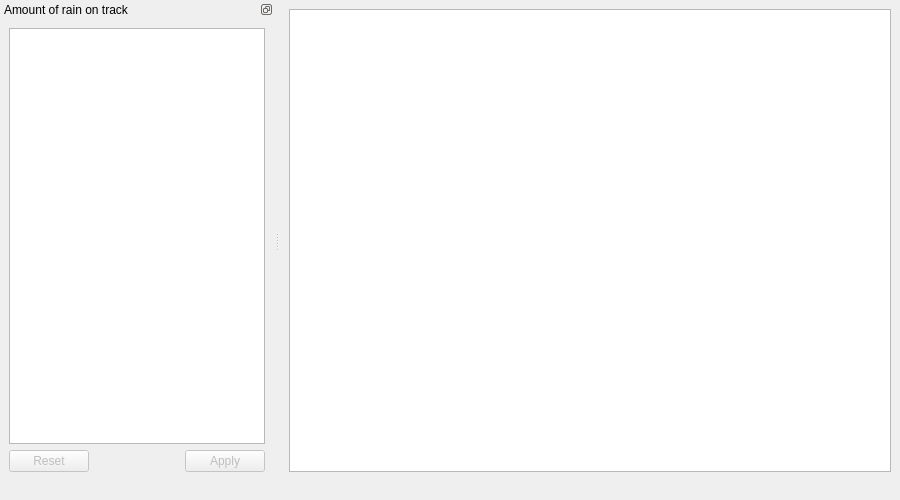
<?xml version="1.0" encoding="UTF-8"?>
<ui version="4.0">
 <class>WeatherStationWindow</class>
 <widget class="QMainWindow" name="WeatherStationWindow">
  <property name="geometry">
   <rect>
    <x>0</x>
    <y>0</y>
    <width>900</width>
    <height>500</height>
   </rect>
  </property>
  <property name="windowTitle">
   <string>Weather Station</string>
  </property>
  <widget class="QWidget" name="centralwidget">
   <layout class="QVBoxLayout" name="verticalLayout">
    <item>
     <widget class="WeatherView" name="weatherView"/>
    </item>
   </layout>
  </widget>
  <widget class="QStatusBar" name="statusbar">
   <property name="sizeGripEnabled">
    <bool>false</bool>
   </property>
  </widget>
  <widget class="QDockWidget" name="dockWidget">
   <property name="features">
    <set>QDockWidget::DockWidgetFloatable|QDockWidget::DockWidgetMovable</set>
   </property>
   <property name="windowTitle">
    <string>Amount of rain on track</string>
   </property>
   <attribute name="dockWidgetArea">
    <number>1</number>
   </attribute>
   <widget class="QWidget" name="dockWidgetContents">
    <layout class="QVBoxLayout" name="verticalLayout_2">
     <item>
      <widget class="QTableView" name="weatherTable">
       <property name="editTriggers">
        <set>QAbstractItemView::AllEditTriggers</set>
       </property>
       <property name="tabKeyNavigation">
        <bool>false</bool>
       </property>
       <property name="alternatingRowColors">
        <bool>true</bool>
       </property>
       <property name="selectionMode">
        <enum>QAbstractItemView::SingleSelection</enum>
       </property>
       <property name="selectionBehavior">
        <enum>QAbstractItemView::SelectRows</enum>
       </property>
       <property name="wordWrap">
        <bool>false</bool>
       </property>
       <property name="cornerButtonEnabled">
        <bool>false</bool>
       </property>
       <attribute name="verticalHeaderVisible">
        <bool>false</bool>
       </attribute>
       <attribute name="verticalHeaderVisible">
        <bool>false</bool>
       </attribute>
      </widget>
     </item>
     <item>
      <widget class="QDialogButtonBox" name="buttonBox">
       <property name="enabled">
        <bool>false</bool>
       </property>
       <property name="standardButtons">
        <set>QDialogButtonBox::Apply|QDialogButtonBox::Reset</set>
       </property>
      </widget>
     </item>
    </layout>
   </widget>
  </widget>
 </widget>
 <customwidgets>
  <customwidget>
   <class>WeatherView</class>
   <extends>QGraphicsView</extends>
   <header>WeatherView</header>
  </customwidget>
 </customwidgets>
 <resources/>
 <connections/>
</ui>
